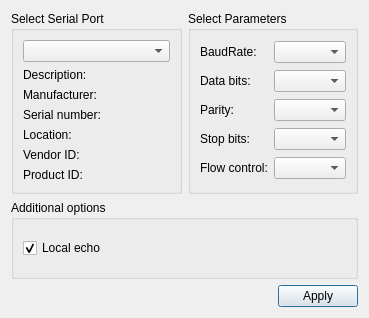
<?xml version="1.0" encoding="UTF-8"?>
<ui version="4.0">
 <class>SettingsDialog</class>
 <widget class="QDialog" name="SettingsDialog">
  <property name="geometry">
   <rect>
    <x>0</x>
    <y>0</y>
    <width>369</width>
    <height>318</height>
   </rect>
  </property>
  <property name="windowTitle">
   <string>Settings</string>
  </property>
  <layout class="QGridLayout" name="gridLayout_3">
   <item row="0" column="0">
    <widget class="QGroupBox" name="selectBox">
     <property name="title">
      <string>Select Serial Port</string>
     </property>
     <layout class="QGridLayout" name="gridLayout">
      <item row="0" column="0">
       <widget class="QComboBox" name="serialPortInfoListBox"/>
      </item>
      <item row="1" column="0">
       <widget class="QLabel" name="descriptionLabel">
        <property name="text">
         <string>Description:</string>
        </property>
       </widget>
      </item>
      <item row="2" column="0">
       <widget class="QLabel" name="manufacturerLabel">
        <property name="text">
         <string>Manufacturer:</string>
        </property>
       </widget>
      </item>
      <item row="3" column="0">
       <widget class="QLabel" name="serialNumberLabel">
        <property name="text">
         <string>Serial number:</string>
        </property>
       </widget>
      </item>
      <item row="4" column="0">
       <widget class="QLabel" name="locationLabel">
        <property name="text">
         <string>Location:</string>
        </property>
       </widget>
      </item>
      <item row="5" column="0">
       <widget class="QLabel" name="vidLabel">
        <property name="text">
         <string>Vendor ID:</string>
        </property>
       </widget>
      </item>
      <item row="6" column="0">
       <widget class="QLabel" name="pidLabel">
        <property name="text">
         <string>Product ID:</string>
        </property>
       </widget>
      </item>
     </layout>
    </widget>
   </item>
   <item row="1" column="0" colspan="2">
    <widget class="QGroupBox" name="additionalOptionsGroupBox">
     <property name="title">
      <string>Additional options</string>
     </property>
     <layout class="QVBoxLayout" name="verticalLayout">
      <item>
       <widget class="QCheckBox" name="localEchoCheckBox">
        <property name="text">
         <string>Local echo</string>
        </property>
        <property name="checked">
         <bool>true</bool>
        </property>
       </widget>
      </item>
     </layout>
    </widget>
   </item>
   <item row="0" column="1">
    <widget class="QGroupBox" name="parametersBox">
     <property name="title">
      <string>Select Parameters</string>
     </property>
     <layout class="QGridLayout" name="gridLayout_2">
      <item row="0" column="0">
       <widget class="QLabel" name="baudRateLabel">
        <property name="text">
         <string>BaudRate:</string>
        </property>
       </widget>
      </item>
      <item row="0" column="1">
       <widget class="QComboBox" name="baudRateBox"/>
      </item>
      <item row="1" column="0">
       <widget class="QLabel" name="dataBitsLabel">
        <property name="text">
         <string>Data bits:</string>
        </property>
       </widget>
      </item>
      <item row="1" column="1">
       <widget class="QComboBox" name="dataBitsBox"/>
      </item>
      <item row="2" column="0">
       <widget class="QLabel" name="parityLabel">
        <property name="text">
         <string>Parity:</string>
        </property>
       </widget>
      </item>
      <item row="2" column="1">
       <widget class="QComboBox" name="parityBox"/>
      </item>
      <item row="3" column="0">
       <widget class="QLabel" name="stopBitsLabel">
        <property name="text">
         <string>Stop bits:</string>
        </property>
       </widget>
      </item>
      <item row="3" column="1">
       <widget class="QComboBox" name="stopBitsBox"/>
      </item>
      <item row="4" column="0">
       <widget class="QLabel" name="flowControlLabel">
        <property name="text">
         <string>Flow control:</string>
        </property>
       </widget>
      </item>
      <item row="4" column="1">
       <widget class="QComboBox" name="flowControlBox"/>
      </item>
     </layout>
    </widget>
   </item>
   <item row="2" column="0" colspan="2">
    <layout class="QHBoxLayout" name="horizontalLayout">
     <item>
      <spacer name="horizontalSpacer">
       <property name="orientation">
        <enum>Qt::Horizontal</enum>
       </property>
       <property name="sizeHint" stdset="0">
        <size>
         <width>96</width>
         <height>20</height>
        </size>
       </property>
      </spacer>
     </item>
     <item>
      <widget class="QPushButton" name="applyButton">
       <property name="text">
        <string>Apply</string>
       </property>
      </widget>
     </item>
    </layout>
   </item>
  </layout>
 </widget>
 <resources/>
 <connections/>
</ui>
